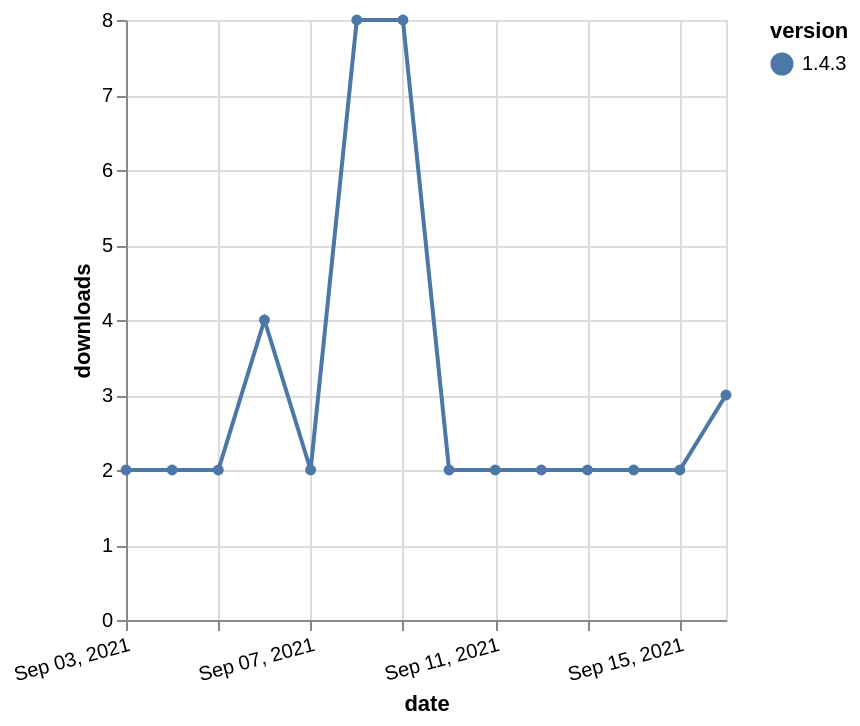

Specify this chart in Vega-Lite:
### Vega-Lite specification from a JSON file in a GitHub repository (floating-point values rounded to 4 significant figures)
{"$schema": "https://vega.github.io/schema/vega-lite/v5.json", "description": "A simple bar chart with embedded data.", "data": {"values": [{"date": "2021-09-03", "total": 4327, "delta": 2, "version": "1.4.3"}, {"date": "2021-09-04", "total": 4329, "delta": 2, "version": "1.4.3"}, {"date": "2021-09-05", "total": 4331, "delta": 2, "version": "1.4.3"}, {"date": "2021-09-06", "total": 4335, "delta": 4, "version": "1.4.3"}, {"date": "2021-09-07", "total": 4337, "delta": 2, "version": "1.4.3"}, {"date": "2021-09-08", "total": 4345, "delta": 8, "version": "1.4.3"}, {"date": "2021-09-09", "total": 4353, "delta": 8, "version": "1.4.3"}, {"date": "2021-09-10", "total": 4355, "delta": 2, "version": "1.4.3"}, {"date": "2021-09-11", "total": 4357, "delta": 2, "version": "1.4.3"}, {"date": "2021-09-12", "total": 4359, "delta": 2, "version": "1.4.3"}, {"date": "2021-09-13", "total": 4361, "delta": 2, "version": "1.4.3"}, {"date": "2021-09-14", "total": 4363, "delta": 2, "version": "1.4.3"}, {"date": "2021-09-15", "total": 4365, "delta": 2, "version": "1.4.3"}, {"date": "2021-09-16", "total": 4368, "delta": 3, "version": "1.4.3"}]}, "width": "container", "mark": {"type": "line", "point": {"filled": true}}, "encoding": {"x": {"field": "date", "type": "temporal", "timeUnit": "yearmonthdate", "title": "date", "axis": {"labelAngle": -15}}, "y": {"field": "delta", "type": "quantitative", "title": "downloads"}, "color": {"field": "version", "type": "nominal"}, "tooltip": {"field": "delta"}}}
